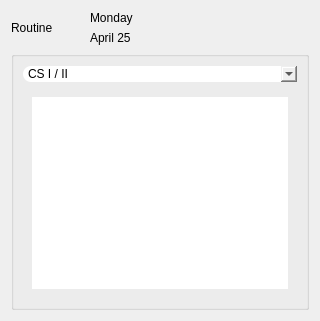
          <widget class="QWidget" name="Routine">
           <layout class="QVBoxLayout" name="verticalLayout_23" stretch="1,10">
            <item>
             <layout class="QHBoxLayout" name="horizontalLayout_7" stretch="2,6">
              <item>
               <widget class="QLabel" name="label_14">
                <property name="styleSheet">
                 <string notr="true">font: 16pt &quot;Calibri&quot;;</string>
                </property>
                <property name="text">
                 <string>Routine</string>
                </property>
               </widget>
              </item>
              <item>
               <layout class="QVBoxLayout" name="verticalLayout_24">
                <item>
                 <widget class="QLabel" name="label_15">
                  <property name="text">
                   <string>Monday</string>
                  </property>
                 </widget>
                </item>
                <item>
                 <widget class="QLabel" name="label_16">
                  <property name="text">
                   <string>April 25</string>
                  </property>
                 </widget>
                </item>
               </layout>
              </item>
             </layout>
            </item>
            <item>
             <layout class="QVBoxLayout" name="verticalLayout_22">
              <item>
               <widget class="QGroupBox" name="groupBox_6">
                <property name="title">
                 <string/>
                </property>
                <layout class="QVBoxLayout" name="verticalLayout_25">
                 <item>
                  <widget class="QComboBox" name="comboBox">
                   <property name="styleSheet">
                    <string notr="true">border-radius:8px;</string>
                   </property>
                   <item>
                    <property name="text">
                     <string>CS I / II</string>
                    </property>
                   </item>
                   <item>
                    <property name="text">
                     <string>CS I/I</string>
                    </property>
                   </item>
                   <item>
                    <property name="text">
                     <string>EE I/I</string>
                    </property>
                   </item>
                  </widget>
                 </item>
                 <item>
                  <widget class="QWidget" name="widget" native="true">
                   <layout class="QHBoxLayout" name="horizontalLayout_18">
                    <item>
                     <widget class="QGraphicsView" name="graphicsView">
                      <property name="styleSheet">
                       <string notr="true">border-radius:30px;</string>
                      </property>
                     </widget>
                    </item>
                   </layout>
                  </widget>
                 </item>
                </layout>
               </widget>
              </item>
             </layout>
            </item>
           </layout>
          </widget>
